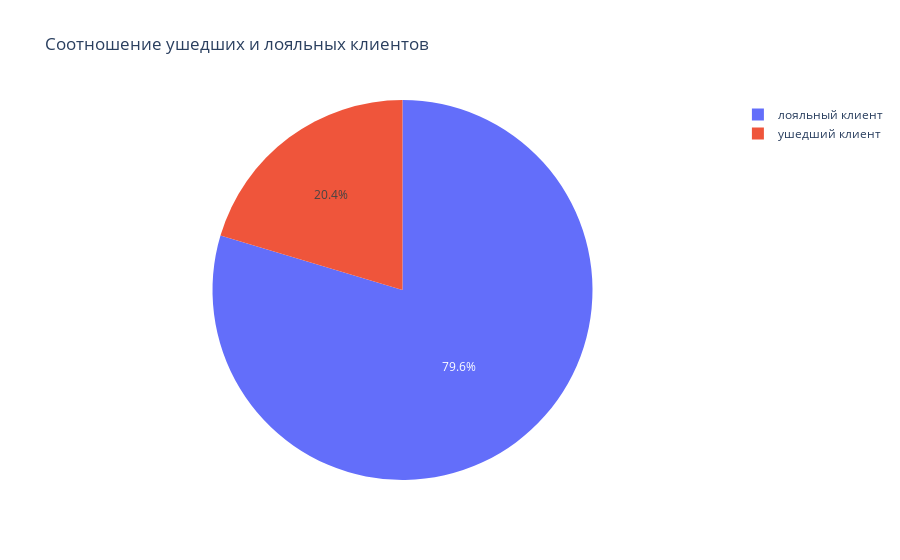

The code cell stored with this chart in its notebook:
### Markdown cell above
9.1. Каково соотношение ушедших и лояльных клиентов? Покажите это на графике и дайте комментарий по соотношению.

### Code cell
pie_data = churn_data.groupby('Exited', as_index=False).count()
fig = px.pie(pie_data, values='RowNumber', names=['лояльный клиент','ушедший клиент'], title='Cоотношение ушедших и лояльных клиентов')
fig.show()

### Figure 1 — Plotly figure (JSON) as saved in the notebook; plotly's stock layout.template omitted (floating-point values rounded to 4 significant figures)
{"data": [{"domain": {"x": [0, 1], "y": [0, 1]}, "hovertemplate": "label=%{label}<br>RowNumber=%{value}<extra></extra>", "labels": ["лояльный клиент", "ушедший клиент"], "legendgroup": "", "name": "", "showlegend": true, "type": "pie", "values": [7963, 2037]}], "layout": {"legend": {"tracegroupgap": 0}, "title": {"text": "Cоотношение ушедших и лояльных клиентов"}}}
